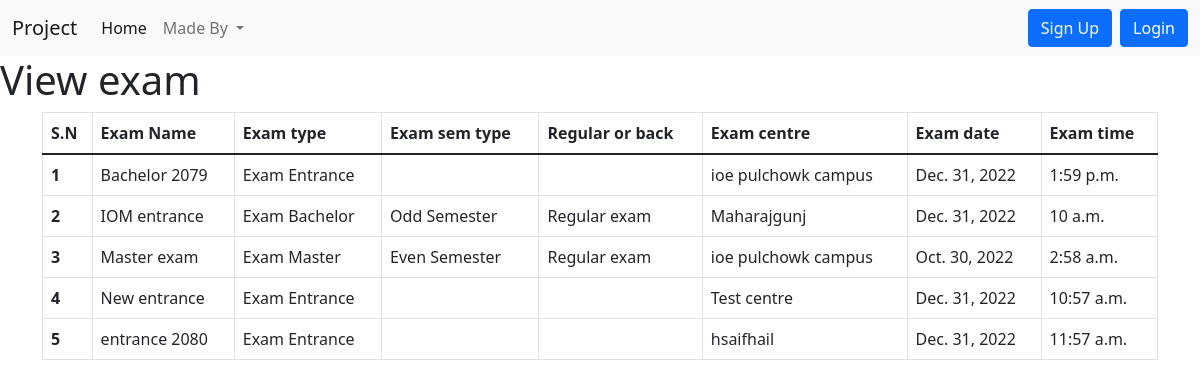
The app's page /, older data.
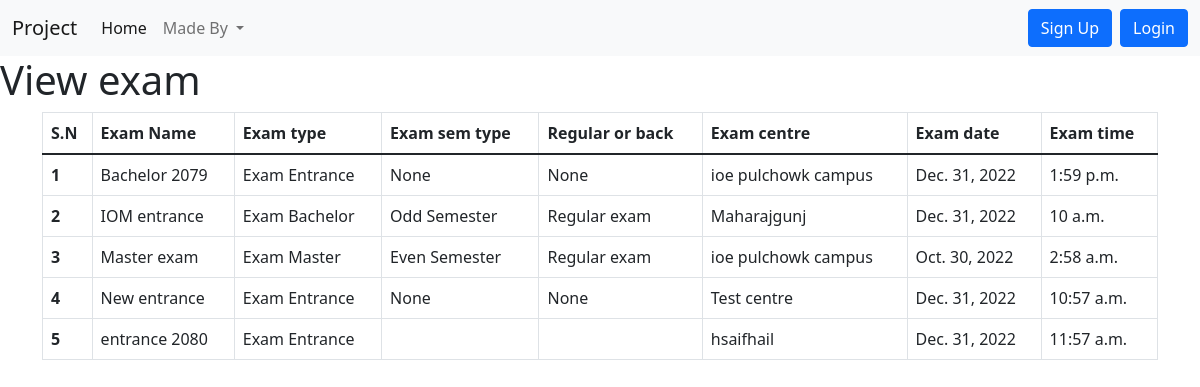
The same page, newer data.
### home/models.py (models this page shows, shortened)
class Addexam(models.Model):
    examname=models.CharField(max_length=122)
    examtype=models.CharField(max_length=122)
    examsemtype=models.CharField(max_length=122,blank=True,null=True)
    regularback=models.CharField(max_length=122,blank=True,null=True)
    examcentre=models.CharField(max_length=122)
    examdate=models.CharField(max_length=122)
    newexamdate=models.DateField(max_length=122,blank=True, null=True)
    examtime=models.CharField(max_length=122)
    newexamtime=models.TimeField(max_length=122,blank=True, null=True)
    examdesc=models.TextField()
    examaddbuilding=models.ManyToManyField(Addbuilding,blank=True)

### home/views.py (the view)
# urls.py: path("",views.viewexam,name='viewexam'),
def viewexam(request):
    addexam_data = Addexam.objects.all()
    exam_data = {
        "addexam_data": addexam_data,
    }
    return render(request, "viewexam.html", exam_data)

### templates/viewexam.html (shortened to what this page needs)
{% extends 'base.html' %}
{% block viewexamcontent %}
<h1>View exam</h1>
<div class="container ">
    <table class="table table-hover table-bordered ">
        <thead>
            <tr>
                <th scope="col">S.N</th>
                <th scope="col">Exam Name</th>
                <th scope="col">Exam type</th>
                <th scope="col">Exam sem type</th>
                <th scope="col">Regular or back</th>
                <th scope="col">Exam centre</th>
                <th scope="col">Exam date</th>
                <th scope="col">Exam time</th>
            </tr>
        </thead>
        <tbody>
            {% for n in addexam_data %}
            <tr >
                <th>{{forloop.counter}}</th>
                <td>{{n.examname}}</td>
                <td>{{n.examtype}}</td>
                <td>{{n.examsemtype}}</td>
                <td>{{n.regularback}}</td>
                <td>{{n.examcentre}}</td>
                <td>{{n.newexamdate}}</td>
                <td>{{n.newexamtime}}</td>
            </tr>
            {% endfor %}
        </tbody>
    </table>
</div>
{% endblock viewexamcontent %}

### templates/base.html (shortened to what this page needs)
<!doctype html>
<html lang="en">
<head>
  <link href="/static/bootstrap.min.css" rel="stylesheet">
</head>
<body>
  <nav class="navbar navbar-expand-lg navbar-light bg-light">
    <div class="container-fluid">
      <a class="navbar-brand" href="/">Project</a>
      <div class="collapse navbar-collapse" id="navbarSupportedContent">
        <ul class="navbar-nav me-auto mb-2 mb-lg-0">
          <li class="nav-item">
            <a class="nav-link active" aria-current="page" href="/">Home</a>
          </li>
          {% if user.is_authenticated %}
          <li class="nav-item">
            <a class="nav-link" href="/newapp">Add invigilator</a>
          </li>
          <li class="nav-item">
            <a class="nav-link" href="/viewtable">View invigilator</a>
          </li>
          <li class="nav-item">
            <a class="nav-link" href="/addexam">Add exam</a>
          </li>
          <li class="nav-item">
            <a class="nav-link" href="/viewexam">View exam</a>
          </li>
          <li class="nav-item">
            <a class="nav-link" href="/addroom">Add room</a>
          </li>
          <li class="nav-item">
            <a class="nav-link" href="/addbuilding">Add building</a>
          </li>
          <!-- <li class="nav-item">
            <a class="nav-link" href="/testsite">Test site</a>
          </li> -->
          {% else %}
          <li class="nav-item dropdown">
            <a class="nav-link dropdown-toggle" href="#" id="madeby" role="button" data-bs-toggle="dropdown"
              aria-expanded="false">
              Made By
            </a>
          </li>
          {% endif %}
        </ul>
        <div class="d-flex">
          {% if user.is_authenticated %}
          <ul class="navbar-nav me-auto mb-2 mb-lg-0">
            <li class="nav-item dropdown">
              <a class="nav-link dropdown-toggle" id="navbarDropdown" role="button" data-bs-toggle="dropdown"
                aria-expanded="false">
                Welcome {{request.user}}
              </a>
              <ul class="dropdown-menu" aria-labelledby="navbarDropdown">
                <li><a class="dropdown-item" href="/logout">Logout</a></li>
              </ul>
            </li>
          </ul>
          {% else %}
          <button type="button" class="btn btn-primary mx-2" data-bs-toggle="modal" data-bs-target="#signupModal">
            Sign Up
          </button>
          <button type="button" class="btn btn-primary " data-bs-toggle="modal" data-bs-target="#loginModal">
            Login
          </button>
          {% endif %}
        </div>
      </div>
    </div>
  </nav>
  {% block viewexamcontent %}{% endblock viewexamcontent %}
</body>
</html>

Row changes from the older to the newer data that the page shows:
changed Addexam "Bachelor 2079": examsemtype (not shown) → "None"; regularback (not shown) → "None"
changed Addexam "New entrance": examsemtype (not shown) → "None"; regularback (not shown) → "None"
